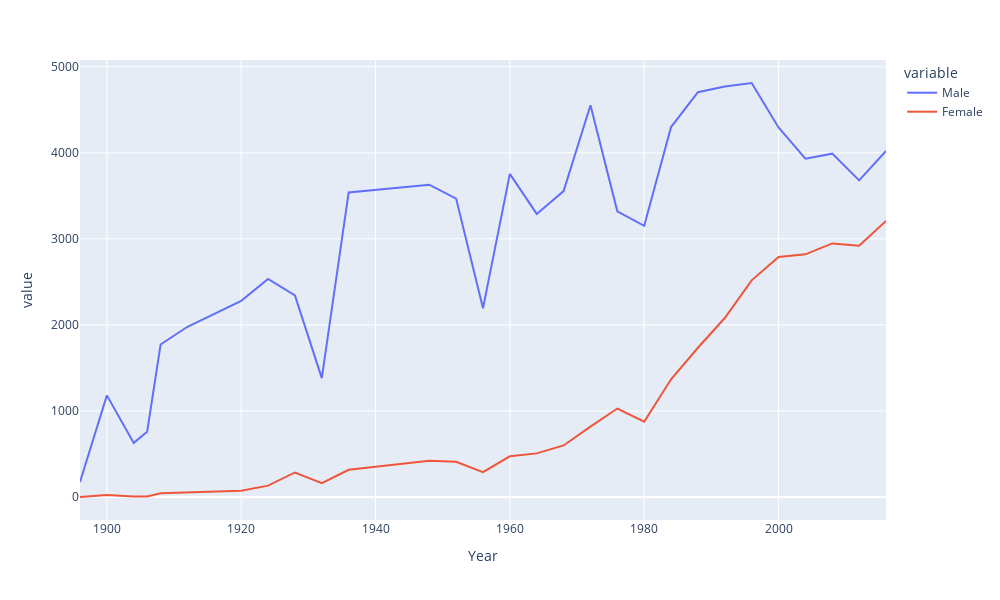

Notebook code for this chart:
### Code cell
final = men_vs_women(df)
fig = px.line(final,x='Year',y=['Male','Female'])
fig.update_layout(autosize=False, width=1000, height=600)

### Figure 1 — Plotly figure (JSON) as saved in the notebook; plotly's stock layout.template omitted (floating-point values rounded to 4 significant figures)
{"data": [{"hovertemplate": "variable=Male<br>Year=%{x}<br>value=%{y}<extra></extra>", "legendgroup": "Male", "line": {"color": "#636efa", "dash": "solid"}, "marker": {"symbol": "circle"}, "mode": "lines", "name": "Male", "orientation": "v", "showlegend": true, "type": "scatter", "x": [1896, 1900, 1904, 1906, 1908, 1912, 1920, 1924, 1928, 1932, 1936, 1948, 1952, 1956, 1960, 1964, 1968, 1972, 1976, 1980, 1984, 1988, 1992, 1996, 2000, 2004, 2008, 2012, 2016], "xaxis": "x", "y": [174, 1181, 629, 759, 1772, 1978, 2280, 2535, 2342, 1382, 3539, 3629, 3468, 2193, 3755, 3290, 3555, 4552, 3320, 3151, 4299, 4704, 4769, 4811, 4294, 3931, 3990, 3679, 4022], "yaxis": "y"}, {"hovertemplate": "variable=Female<br>Year=%{x}<br>value=%{y}<extra></extra>", "legendgroup": "Female", "line": {"color": "#EF553B", "dash": "solid"}, "marker": {"symbol": "circle"}, "mode": "lines", "name": "Female", "orientation": "v", "showlegend": true, "type": "scatter", "x": [1896, 1900, 1904, 1906, 1908, 1912, 1920, 1924, 1928, 1932, 1936, 1948, 1952, 1956, 1960, 1964, 1968, 1972, 1976, 1980, 1984, 1988, 1992, 1996, 2000, 2004, 2008, 2012, 2016], "xaxis": "x", "y": [0, 23, 6, 6, 44, 53, 73, 132, 285, 162, 316, 420, 409, 288, 473, 507, 599, 818, 1028, 875, 1368, 1734, 2080, 2518, 2790, 2820, 2947, 2919, 3209], "yaxis": "y"}], "layout": {"autosize": false, "height": 600, "legend": {"title": {"text": "variable"}, "tracegroupgap": 0}, "margin": {"t": 60}, "width": 1000, "xaxis": {"anchor": "y", "autorange": true, "domain": [0, 1], "range": [1896, 2016], "title": {"text": "Year"}, "type": "linear"}, "yaxis": {"anchor": "x", "autorange": true, "domain": [0, 1], "range": [-267.3, 5078.0], "title": {"text": "value"}, "type": "linear"}}}
